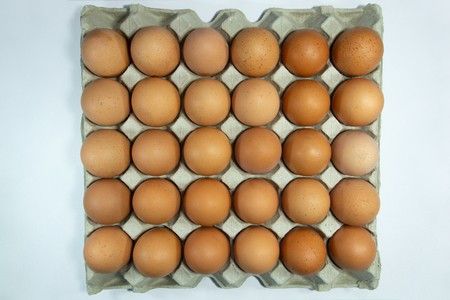
#> input picture exam/1.jpg, 450 x 300 px
$ python first.py
#> lines starting #> are read from the running program, lines starting #| are printed output that depends on the picture; after the words box and inside, x2 and y2 are one past the last pixel; in counts of white or black regions, pixels touching at a corner belong together
import matplotlib.pylab as plt
import cv2
import numpy as np

font = cv2.FONT_HERSHEY_SIMPLEX

count = 0
fontScale = 0.7
color = (255, 0, 0)
thickness = 2

img = cv2.imread("1.jpg")
#> img is the input picture: shape (300, 450, 3); mean B, G, R 144.4, 167.7, 184.9
output = img.copy()
gray = cv2.cvtColor(img, cv2.COLOR_BGR2GRAY)
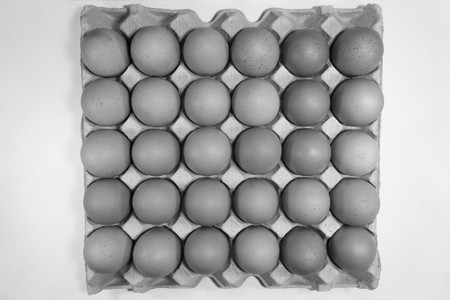
#> gray: shape (300, 450); min 3, max 250, mean 170.2
gray = cv2.medianBlur(gray,5)
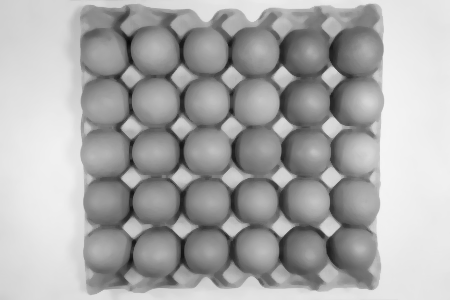
#> gray: shape (300, 450); min 10, max 244, mean 171
circles = cv2.HoughCircles(gray, cv2.HOUGH_GRADIENT, 1, 20,
                           param1=50, param2=30, minRadius=0, maxRadius=40)
#> circles = 30 rows, first 8: [155.5, 152.5, 23.8], [206.5, 202.5, 27.1], [256.5, 101.5, 27.2], [109.5, 152.5, 29.4], [153.5, 201.5, 25.8], [156.5, 244.5, 33.8], [256.5, 254.5, 29.4], [153.5, 101.5, 26.1]
detected_circle = np.uint16(np.around(circles))
#> detected_circle = 30 rows, first 8: [156, 152, 24], [206, 202, 27], [256, 102, 27], [110, 152, 29], [154, 202, 26], [156, 244, 34], [256, 254, 29], [154, 102, 26]
for (x,y,r) in detected_circle[0,:]:
    cv2.circle(output, (x,y), r, (0, 0, 255), 3)
    cv2.circle(output, (x,y), 2, (0, 0, 255), 1)
    count = count + 1
#> this loop made 30 passes
#> (x, y, r) on passes 1 to 12: (156, 152, 24), (206, 202, 27), (256, 102, 27), (110, 152, 29), (154, 202, 26), (156, 244, 34), (256, 254, 29), (154, 102, 26), (358, 152, 29), (356, 202, 27), (304, 52, 25), (258, 202, 27)
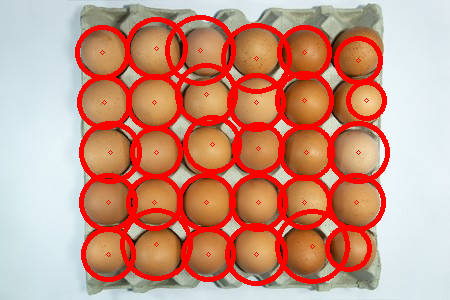
#> output: shape (300, 450, 3); 16.58% of pixels changed, all inside (x1, y1, x2, y2) = (75, 15, 390, 286)
#> after the loop, count = 30

cv2.putText(output, 'Count: ' + str(count) , (0, 20), font,  fontScale, color, thickness, cv2.LINE_AA)
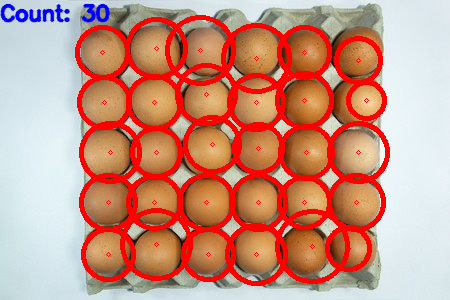
#> output: shape (300, 450, 3); 0.93% of pixels changed, all inside (x1, y1, x2, y2) = (0, 3, 111, 23)
#cv2.imshow("Circle",output)
#cv2.waitKey(0)
#cv2.destroyAllWindows()
plt.imshow(cv2.cvtColor(output, cv2.COLOR_BGR2RGB))

$ run again, with exam/ex4.jpg copied over exam/1.jpg
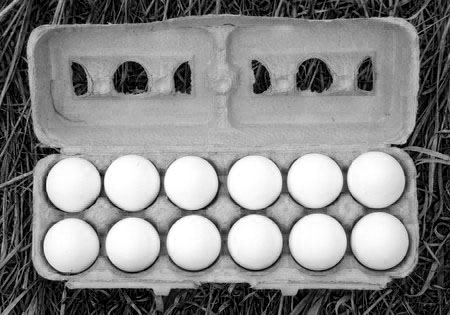
#> input picture exam/ex4.jpg, 450 x 315 px
#> img is the input picture: shape (315, 450, 3); min 0, max 255, mean 135.7
#> circles = 17 rows, first 8: [317.5, 241.5, 28.1], [193.5, 241.5, 27.1], [70.5, 245.5, 27.1], [378.5, 241.5, 29.4], [131.5, 181.5, 27.1], [375.5, 179.5, 28.2], [258.5, 244.5, 31.6], [131.5, 242.5, 31.6]
#> detected_circle = 17 rows, first 8: [318, 242, 28], [194, 242, 27], [70, 246, 27], [378, 242, 29], [132, 182, 27], [376, 180, 28], [258, 244, 32], [132, 242, 32]
#> the loop `for (x,y,r) in detected_circle[0,:]:` made 17 passes
#> after the loop `for (x,y,r) in detected_circle[0,:]:`:
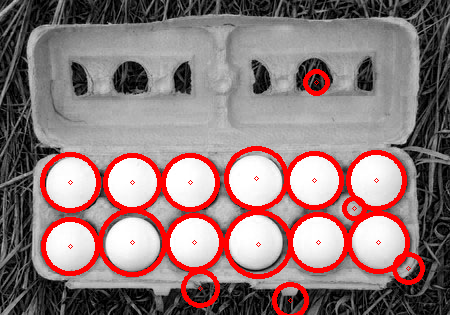
#> output: shape (315, 450, 3); 8.79% of pixels changed, all inside (x1, y1, x2, y2) = (40, 69, 425, 315)
#> after the loop `for (x,y,r) in detected_circle[0,:]:`: count = 17
#> `cv2.putText(output, 'Count: ' + str(count) , (0, 20), font,  fontScale..`:
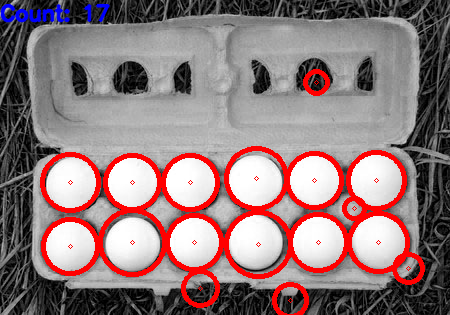
#> output: shape (315, 450, 3); 0.78% of pixels changed, all inside (x1, y1, x2, y2) = (0, 3, 111, 23)

$ run again, with exam/ex5.jpg copied over exam/1.jpg
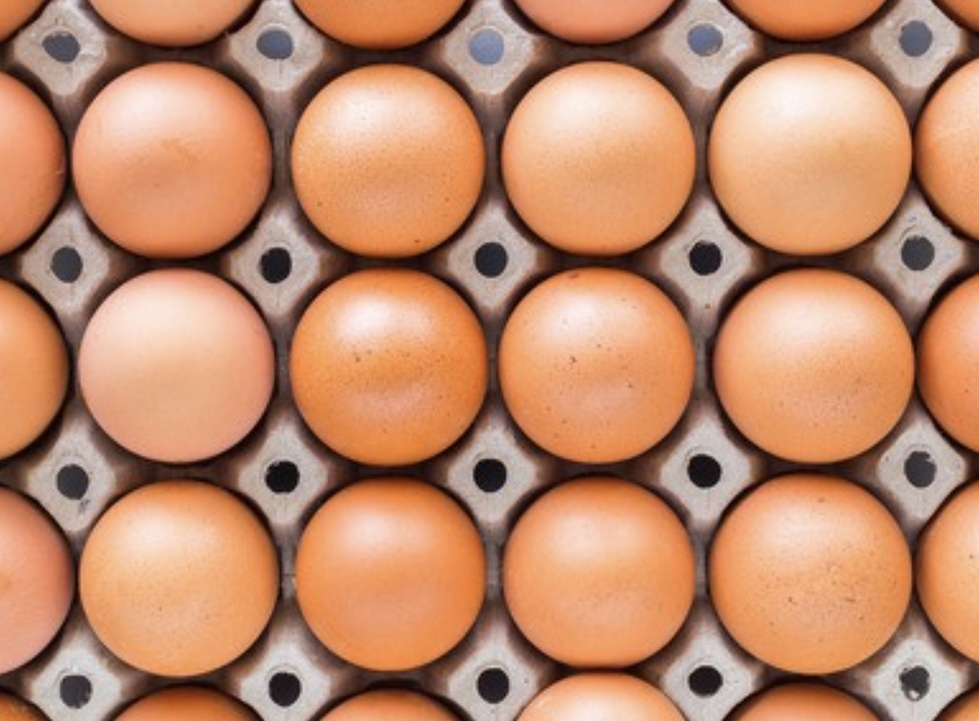
#> input picture exam/ex5.jpg, 979 x 721 px, shrunk from 1740 x 1282 before the run
#> img is the input picture: shape (721, 979, 3); mean B, G, R 106.7, 136.6, 189.5
#> circles = 21 rows, first 8: [494.5, 685.5, 39.4], [487.5, 50.5, 39.4], [489.5, 475.5, 16.9], [917.5, 252.5, 17.1], [705.5, 258.5, 16.6], [282.5, 476.5, 17.2], [71.5, 481.5, 16.7], [704.5, 38.5, 18]
#> detected_circle = 21 rows, first 8: [494, 686, 39], [488, 50, 39], [490, 476, 17], [918, 252, 17], [706, 258, 17], [282, 476, 17], [72, 482, 17], [704, 38, 18]
#> the loop `for (x,y,r) in detected_circle[0,:]:` made 21 passes
#> after the loop `for (x,y,r) in detected_circle[0,:]:`:
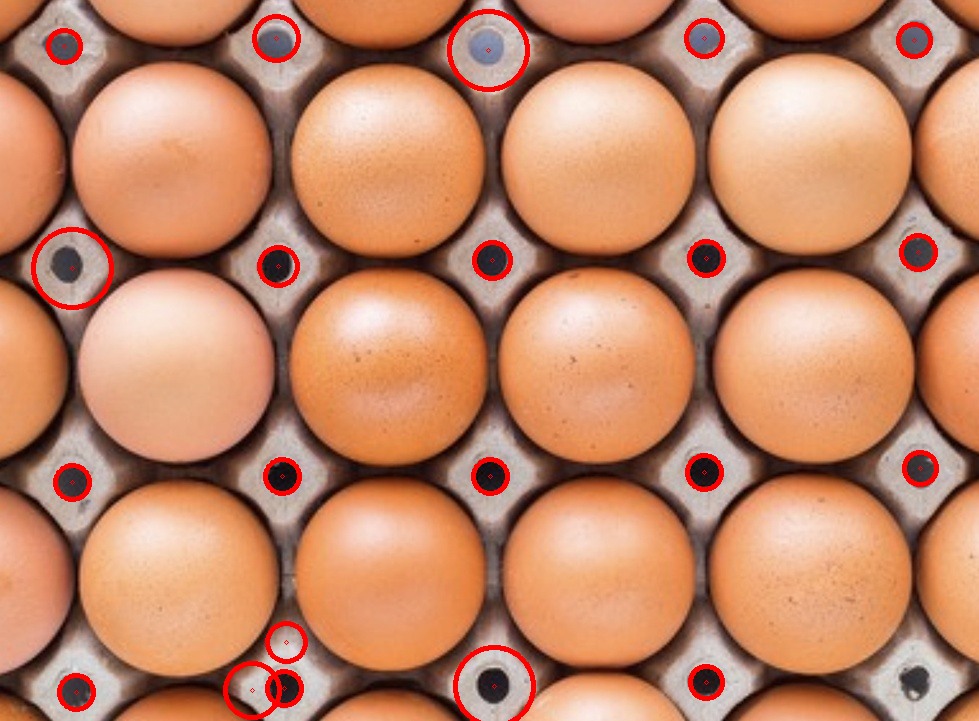
#> output: shape (721, 979, 3); 1.95% of pixels changed, all inside (x1, y1, x2, y2) = (31, 9, 939, 721)
#> after the loop `for (x,y,r) in detected_circle[0,:]:`: count = 21
#> `cv2.putText(output, 'Count: ' + str(count) , (0, 20), font,  fontScale..`:
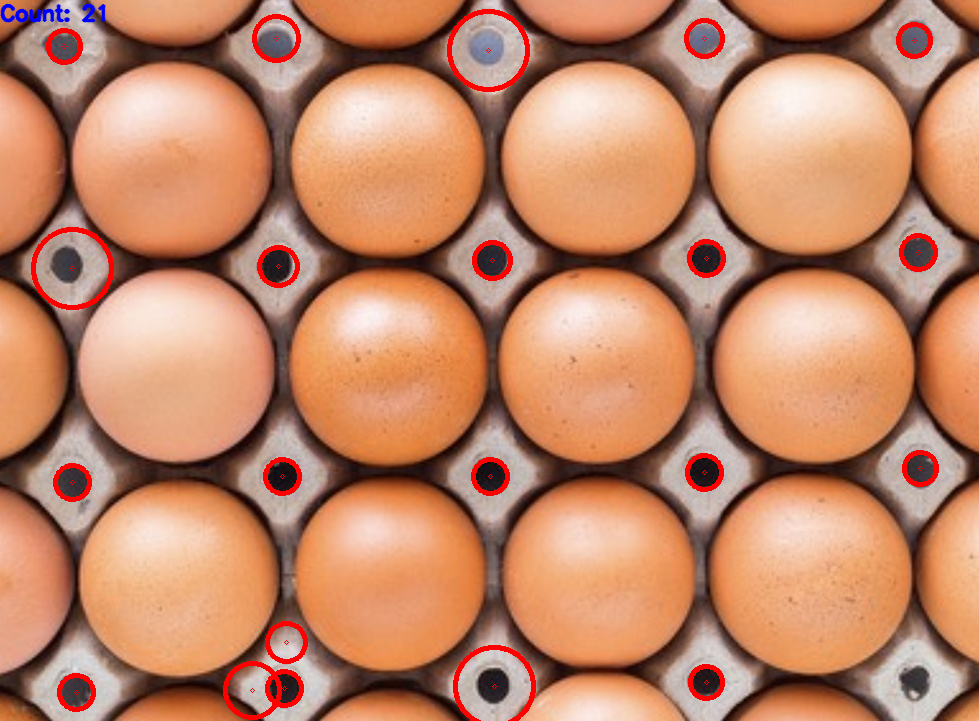
#> output: shape (721, 979, 3); 0.16% of pixels changed, all inside (x1, y1, x2, y2) = (0, 3, 107, 23)
